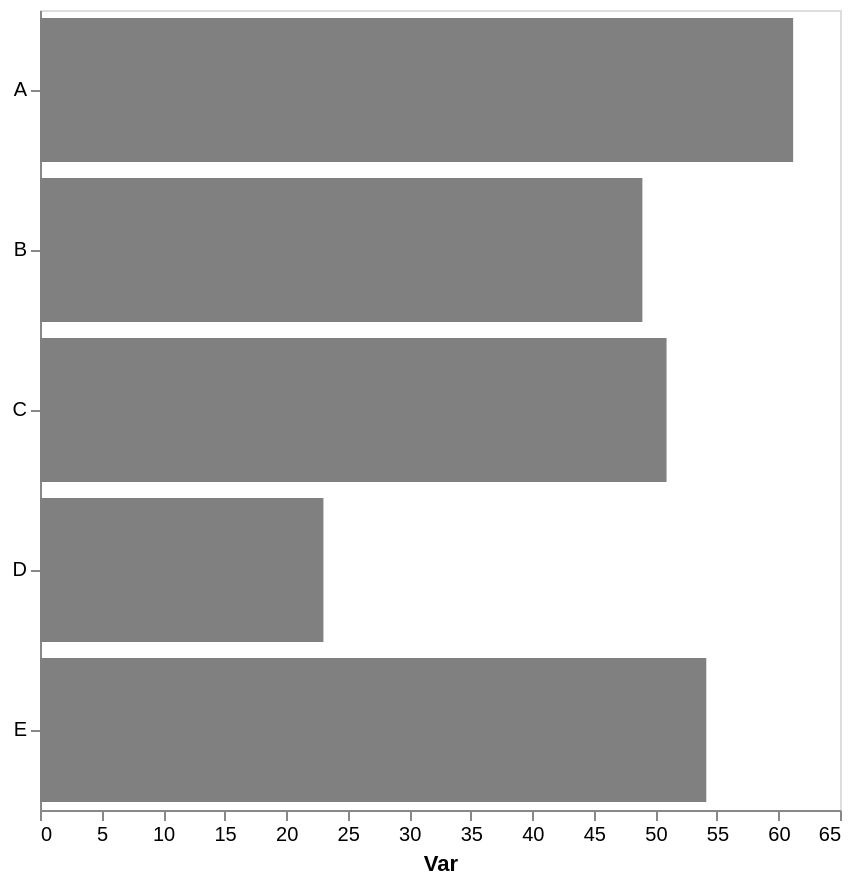

Express this chart as Vega-Lite.
### Vega-Lite specification from a JSON file in a GitHub repository (floating-point values rounded to 4 significant figures)
{"config": {"view": {"continuousWidth": 300, "continuousHeight": 300}, "axis": {"grid": false}, "bar": {"color": "gray"}}, "data": {"name": "data-64f7c2606c42e045e24e28e8b4414013"}, "mark": {"type": "bar"}, "encoding": {"x": {"aggregate": "mean", "axis": {"title": "Var"}, "field": "var1", "type": "quantitative"}, "y": {"axis": {"title": null}, "field": "cat", "type": "nominal"}}, "height": 400, "width": 400, "$schema": "https://vega.github.io/schema/vega-lite/v5.17.0.json", "datasets": {"data-64f7c2606c42e045e24e28e8b4414013": [{"cat": "D", "var1": 22.95, "var2": 44.68}, {"cat": "E", "var1": 52.31, "var2": 53.34}, {"cat": "D", "var1": 26.01, "var2": 43.38}, {"cat": "C", "var1": 48.41, "var2": 57.19}, {"cat": "E", "var1": 55.96, "var2": 40.02}, {"cat": "C", "var1": 43.37, "var2": 54.39}, {"cat": "B", "var1": 57.64, "var2": 54.26}, {"cat": "B", "var1": 40.25, "var2": 49.23}, {"cat": "C", "var1": 48.91, "var2": 49.16}, {"cat": "D", "var1": 20.13, "var2": 33.2}, {"cat": "C", "var1": 62.94, "var2": 50.1}, {"cat": "A", "var1": 61.19, "var2": 39.08}]}}
